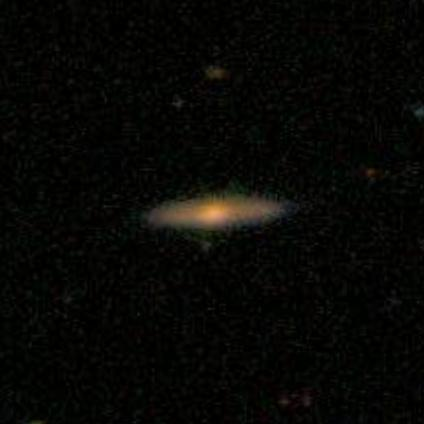
#> input picture images/train/elipticas_train_1.jpg, 424 x 424 px; its folder holds 4 pictures in this run
$ python pca_skit_galaxias_filters.py   (Python 2 division)   (older library calls are emulated)
#> lines starting #> are read from the running program, lines starting #| are printed output that depends on the picture; after the words box and inside, x2 and y2 are one past the last pixel; in counts of white or black regions, pixels touching at a corner belong together; pictures that were not available may be replaced by others from this repository, and a replacement may not be noted
# -*- coding: utf-8 -*-
import urllib2
import numpy as np
import matplotlib.pyplot as plt
from sklearn.decomposition import PCA
import os,sys
from skimage.color import rgb2gray
from skimage import io, filter
from skimage import img_as_float
from skimage.transform import rotate
from skimage.filter import gaussian_filter


######################################################################
# Directories
dir = "all/"
dir_train = "images/train/"
dir_all_files = "images/all_files/"
files = os.listdir(dir)

# Old images classification...
eliptic_files = [ elem for elem in files if "eliptica" in elem]
spiral_files = [ elem for elem in files if "spiral" in elem]
all_files = [ elem for elem in files ]
#Old images sorting
eliptic_files.sort()
spiral_files.sort()
all_files.sort()

# All Files
all_files = os.listdir(dir_all_files)

# Training images/files
training_files = os.listdir(dir_train)
elipticas_train_files = [ elem for elem in training_files if "elipticas_train" in elem]
espirales_train_files = [ elem for elem in training_files if "espirales_train" in elem]
elipticas_train_files.sort()
espirales_train_files.sort()

# Test images
elipticas_test_files = os.listdir("images/elipticas_test")
espirales_test_files = os.listdir("images/espirales_test")
elipticas_test_files.sort()
espirales_test_files.sort()

# join all references for learning matrix
#ref_files = eliptic_files + spiral_files
ref_files = elipticas_train_files + espirales_train_files

# Prints list of files or not
def print_image_list(print_list):
    if print_list:
        print "\nFiles lists:"
        print
        print eliptic_files
        print
        print spiral_files
        print
        print all_files
        print
        print ref_files
        print
        print all_files
    return

print_image_list(0)

## Leemos la imagen como un numpy array
#kk = plt.imread(dir+ref_files[0])
kk = plt.imread(dir_train + elipticas_train_files[0])
#> kk is the input picture: shape (424, 424, 3); mean R, G, B 6.9, 7.1, 4.6
m,n = kk.shape[0:2] #get the size of the images
#> m = 424; n = 424
print "img size = %d, %d" % (m,n)
#| img size = 424, 424

## Definiciones de tipos de imagenes
ref_images = np.array([np.array(plt.imread(dir_train+ref_files[i]).flatten()) for i in range(len(ref_files))],'f')
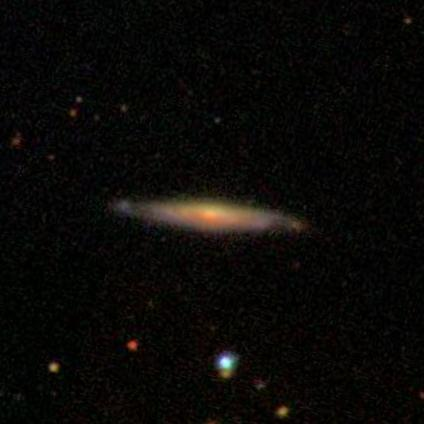
#> input picture images/train/elipticas_train_10.jpg, 424 x 424 px
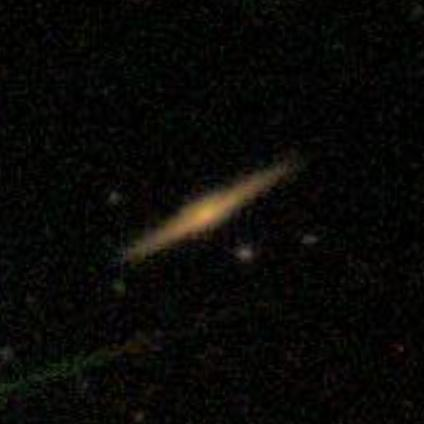
#> input picture images/train/elipticas_train_11.jpg, 424 x 424 px
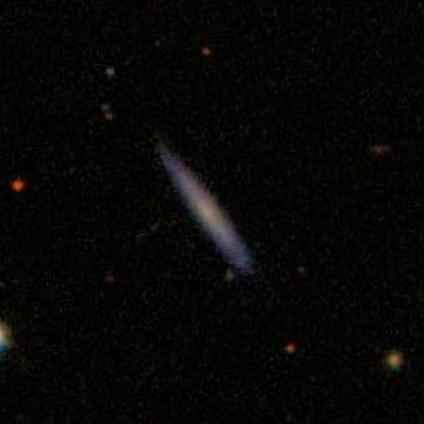
#> input picture images/train/elipticas_train_12.jpg, 424 x 424 px
#eliptic_images = np.array([np.array(plt.imread(dir+eliptic_files[i]).flatten()) for i in range(len(eliptic_files))],'f')
#spiral_images = np.array([np.array(plt.imread(dir+spiral_files[i]).flatten()) for i in range(len(spiral_files))],'f')
all_images = np.array([np.array(plt.imread(dir_all_files+all_files[i]).flatten()) for i in range(len(all_files))],'f')

#all_images=ref_images

matrix = ref_images
def restore_image(flatten_image):
    orig_img = flatten_image.reshape(m,n,3)
    #print "min val:" , np.amin(orig_img)
    #print "max val:" , np.amax(orig_img)
    plt.imshow(orig_img, cmap=plt.cm.Greys_r)
    #plt.show()
    return orig_img

#orig_img = restore_image(ref_images[13])

def convert_to_gray(image):
    img_gray = rgb2gray(image.astype(np.uint8))
    #plt.imshow(img_gray, cmap=plt.cm.Greys_r)
    #plt.show()
    return img_gray

# gray_img = convert_to_gray(orig_img)
# plt.imshow(gray_img, cmap=plt.cm.Greys_r)
# plt.title(u'Gray Image' )
# plt.show()

# #edges = filter.sobel(img_gray)
# #io.imshow(edges)
# #io.show()

def convert_to_binary(gray_image):
    blurred_image = gaussian_filter(gray_image,sigma=9)
    return np.where(blurred_image > np.mean(blurred_image),1.0,0.0)

# [9 lines of commented-out code are left out]

def boundary_find(binary_image):
    x_dist = np.sum(binary_image,axis=0)
    y_dist = np.sum(binary_image,axis=1)

    img_center = len(binary_image)/2
    for i in range(img_center):
        x_right_limit = img_center+i
        if x_dist[x_right_limit] < 20 :
            break

    for i in range(img_center):
        x_left_limit = img_center-i
        if x_dist[x_left_limit] < 20 :
            break

    for i in range(img_center):
        y_right_limit = img_center+i
        if y_dist[y_right_limit] < 20 :
            break

    for i in range(img_center):
        y_left_limit = img_center-i
        if y_dist[y_left_limit] < 20 :
            break
    return (x_left_limit,x_right_limit,y_left_limit,y_right_limit)

# black_coordinates = boundary_find(binary_image)

def black_boundary(bin_image,coordinate):
    for x in range(len(bin_image)):
# doesnt matter for an square image to take x rather than y
        for y in range(len(bin_image)):
            if( y < coordinate[0] or
                y > coordinate[1] or
                x < coordinate[2] or
                x > coordinate[3]):
                bin_image[x][y] = 0;
    return bin_image

# filter_image = black_boundary(binary_image,black_coordinates)

# ##Filtered Image
# io.imshow(filter_image)
# io.show()

def apply_mask(img, mask):
    for x in range(len(img)):
        for y in range(len(img)):
            if(mask[x][y] == 1):
                img[x][y] = img[x][y]
            else:
                img[x][y] = 0
    return

# apply_mask(gray_img,filter_image)

# ##Gray Image after mask
# io.imshow(gray_img)
# io.show()

def get_cov(bin_img):
    coord_list =[]
    for x in range(len(bin_img)):
        for y in range(len(bin_img)):
            if bin_img[x][y]:
                coord_list.append([x,y])

    coord_vector = np.array(coord_list)
    return np.cov(coord_vector[:,0],coord_vector[:,1])

# cov_mat = get_cov(filter_image)

def rotate_image(gray_image,cov_mat,view):
    # eigenvectors and eigenvalues for the from the covariance matrix
    eig_val_cov, eig_vec_cov = np.linalg.eig(cov_mat)
    max_eigen = np.argmax(eig_val_cov)
    if view:
        print "max eigen" , max_eigen
    rot_angle = np.arctan(eig_vec_cov[max_eigen][0]/eig_vec_cov[max_eigen][1])
    if view:
        print eig_vec_cov[max_eigen][1]
        print eig_vec_cov[max_eigen][0]
    rot_angle = np.degrees(rot_angle)
    if view:
        print "rot angle", rot_angle
    return rotate(gray_image,-rot_angle)

# [13 lines of commented-out code are left out]
def process_images_filters(ref_image,view):
    #print "\nProcessing images through all filters:\n"
    ref_images_filtered = np.array(np.array([]))
    #for i in range(len(ref_images)):
    #Original Image, restore since we flattened it
    original_img = restore_image(ref_image)
    #Gray Image
    # io.imshow(gray_img)
    # io.show()

    gray_image = convert_to_gray(original_img)
    if view:
        plt.imshow(gray_image, cmap=plt.cm.Greys_r)
        plt.title('Unfiltered Gray Scale : Image # %d' %i)
        plt.show()
        plt.clf()
    #Binary Image
    binary_image = convert_to_binary(gray_image)
    if view:
        io.imshow(binary_image)
        io.show()
    # Overlapping areas
        plt.title(u'Graph of overlapping Areas : Image # %d' %i )
        plt.plot(range(len(binary_image)), np.sum(binary_image,axis=0), 'r')
        plt.plot(range(len(binary_image)), np.sum(binary_image,axis=1), 'g')
        plt.show()
    #Find black coordinates
    black_coordinates = boundary_find(binary_image)
    #Filtered Image
    filter_image = black_boundary(binary_image, black_coordinates)
    if view:
        io.imshow(filter_image)
        io.show()
    #Applied Mask
    apply_mask(gray_image,filter_image)
    if view:
        io.imshow(gray_image)
        io.show()
    #Covariance Matrix
    cov_mat = get_cov(gray_image)
    #Rotated image at adequate axis
    rot_img = rotate_image(gray_image,cov_mat,0)
    if view:
        plt.imshow(rot_img, cmap=plt.cm.Greys_r)
        plt.title(u'Filtered Gray Scale Aligned to Axis : Image # %d' %i)
        plt.show()
        # [10 lines of commented-out code are left out]
    rot_img = gaussian_filter(rot_img,sigma=1)
    #io.imshow(rot_img)
    #io.show()
    return rot_img.flatten()

def process_images_to_grayscale(all_images,view):
    print "Processing images to grayscale:\n"
    for i in range(len(all_images)):
        #Original Image, restore since we flattened it
        original_img = restore_image(all_images[i])
        # Gray Image
        gray_image = convert_to_gray(original_img)
        if view:
            io.imshow(gray_image)
            io.show()
        #GRAYSCALE FLATTENNED ARRAY
        #inner_array = np.array(gray_image.flatten())
        #all_images_grayscale = np.array(inner_array,'f')
    return #all_images_grayscale

#ref_images = np.array([np.array(plt.imread(dir+ref_files[i]).flatten()) for i in range(len(ref_files))],'f')

## ---------------  IMAGE PRE-PROCESSING CALLS ---------------  ##


#Call to process reference images through all filters: grayscale, binary, mask and axis rotation
print "Filtering all images..."
all_images_filtered = np.array([process_images_filters(all_images[i],0) for i in range(len(all_files))],'f')
#> in convert_to_binary, `return np.where(blurred_image > np.mean(blurred_image),1.0,0.0)`:
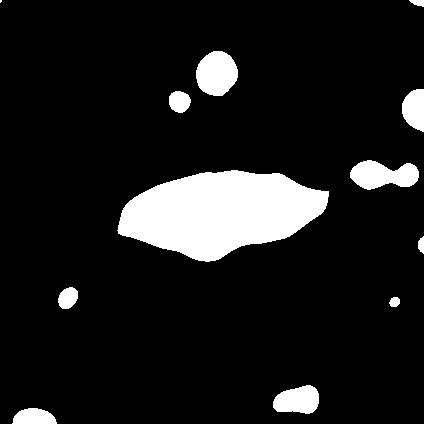
#> returned value: shape (424, 424) float64; values 0 (black) and 1 (white), 10.7% white; 12 white regions (1 under 20 px), largest, box (x1, y1, x2, y2) and area: (117, 170, 329, 262) 13022, (196, 51, 238, 96) 1455, (350, 160, 419, 190) 1415
#> in boundary_find, `x_dist = np.sum(binary_image,axis=0)`: x_dist = 424 values, max 133 at index 213, min 0 at index 2, mean 45.2
#> in boundary_find, `y_dist = np.sum(binary_image,axis=1)`: y_dist = 424 values, max 203 at index 208, min 0 at index 7, mean 45.2
#> in boundary_find, `img_center = len(binary_image)/2`: img_center = 212
#> the loop in boundary_find, `for i in range(img_center):` made 93 passes
#> x_left_limit on passes 1 to 12: 212, 211, 210, 209, 208, 207, 206, 205, 204, 203, 202, 201
#> the loop in boundary_find, `for i in range(img_center):` made 51 passes
#> in process_images_filters, `black_coordinates = boundary_find(binary_image)`: black_coordinates = (120, 324, 162, 260)
#> after the loop in black_boundary, `for x in range(len(bin_image)):`:
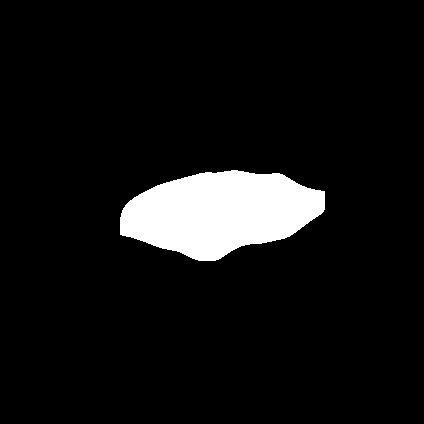
#> bin_image: shape (424, 424) float64; values 0 (black) and 1 (white), 7.2% white; 1 white region, box (x1, y1, x2, y2) and area: (120, 170, 325, 261) 12943
#> after the loop in get_cov, `for x in range(len(bin_img)):`: coord_list = 12817 pairs, first value 170 to 260, second value 120 to 324
#> in get_cov, `coord_vector = np.array(coord_list)`: coord_vector has the same summary as coord_list
#> in process_images_filters, `cov_mat = get_cov(gray_image)`: cov_mat = [[436.2, -211.5], [-211.5, 2545.8]]
#> in rotate_image, `eig_val_cov, eig_vec_cov = np.linalg.eig(cov_mat)`: eig_val_cov = [415.2, 2566.8]; eig_vec_cov = [[-0.995, 0.0988], [-0.0988, -0.995]]
#> in rotate_image, `max_eigen = np.argmax(eig_val_cov)`: max_eigen = 1
#> in rotate_image, `rot_angle = np.arctan(eig_vec_cov[max_eigen][0]/eig_vec_cov[max_eigen]..`: rot_angle = 0.0989
#> in rotate_image, `rot_angle = np.degrees(rot_angle)`: rot_angle = 5.67

#Call to process reference images through all filters: grayscale, binary, mask and axis rotation
print "Filtering reference images..."
ref_images_filtered = np.array([process_images_filters(matrix[i],0) for i in range(len(ref_files))],'f')
#> the loop in boundary_find (call 2), `for i in range(img_center):` made 93 passes
#> the loop in boundary_find (call 2), `for i in range(img_center):` made 51 passes
#> in convert_to_binary (call 3), `return np.where(blurred_image > np.mean(blurred_image),1.0,0.0)`: returned value: shape (424, 424) float64; values 0 (black) and 1 (white), 12.9% white; 11 white regions, largest, box (x1, y1, x2, y2) and area: (93, 172, 322, 258) 14027, (195, 332, 305, 424) 4963, (117, 327, 150, 361) 877
#> after the loop in black_boundary (call 3), `for x in range(len(bin_image)):`: bin_image: shape (424, 424) float64; values 0 (black) and 1 (white), 7.8% white; 1 white region, box (x1, y1, x2, y2) and area: (96, 172, 320, 258) 13977
#> after the loop in apply_mask (call 3), `for x in range(len(img)):`:
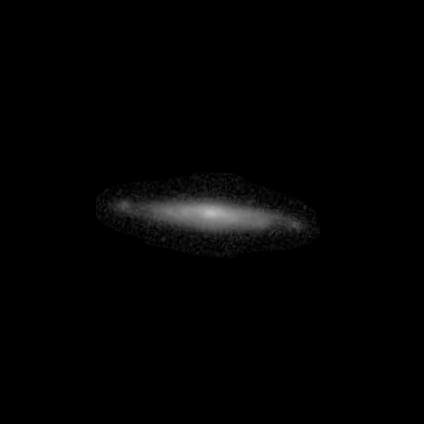
#> img: shape (424, 424) float64; min 0, max 0.734, mean 0.0117
#> in convert_to_binary (call 4), `return np.where(blurred_image > np.mean(blurred_image),1.0,0.0)`: returned value: shape (424, 424) float64; values 0 (black) and 1 (white), 17.1% white; 13 white regions, largest, box (x1, y1, x2, y2) and area: (98, 144, 311, 305) 17069, (0, 325, 171, 424) 10560, (293, 223, 327, 254) 811
#> after the loop in black_boundary (call 4), `for x in range(len(bin_image)):`: bin_image: shape (424, 424) float64; values 0 (black) and 1 (white), 16.5% white; 9 white regions, largest, box (x1, y1, x2, y2) and area: (98, 145, 311, 305) 17063, (1, 325, 171, 424) 10478, (293, 223, 323, 254) 760
#> in convert_to_binary (call 5), `return np.where(blurred_image > np.mean(blurred_image),1.0,0.0)`: returned value: shape (424, 424) float64; values 0 (black) and 1 (white), 12.5% white; 12 white regions, largest, box (x1, y1, x2, y2) and area: (133, 126, 274, 297) 12172, (0, 271, 35, 380) 2500, (367, 333, 419, 386) 2179
#> after the loop in black_boundary (call 5), `for x in range(len(bin_image)):`:
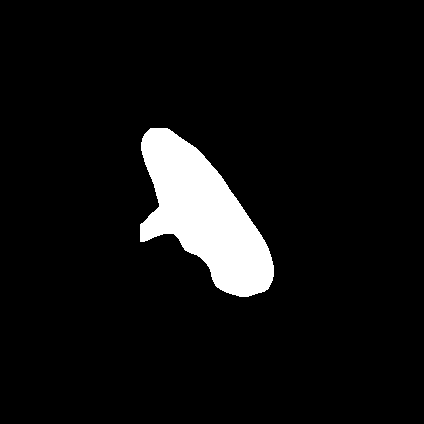
#> bin_image: shape (424, 424) float64; values 0 (black) and 1 (white), 6.7% white; 1 white region, box (x1, y1, x2, y2) and area: (140, 128, 274, 297) 12063
#print "max val:" , np.amax(ref_images_filtered[1])


# ---------------  PCA ANALYSIS OF FILTERERED & GRAYSCALE IMAGES ---------------  ##
print "Starting PCA Analysis..."
# Leemos la imagen desde la url
components = (20,40)
#COMENTO DESDE ACA PARA ABAJO
components = [40]
all_size = len(all_images_filtered)
ref_size = len(ref_images_filtered)
for components in [40]:
    ## Nos quedamos con i componentes principales
    pca = PCA(n_components = components)
    ## Ajustamos para reducir las dimensiones
    x,y  = matrix.shape[0:2]
    print "original matrix len: (%d,%d)" % (x, y)
#> (the run stopped early here; a loop or call above may not have finished)
